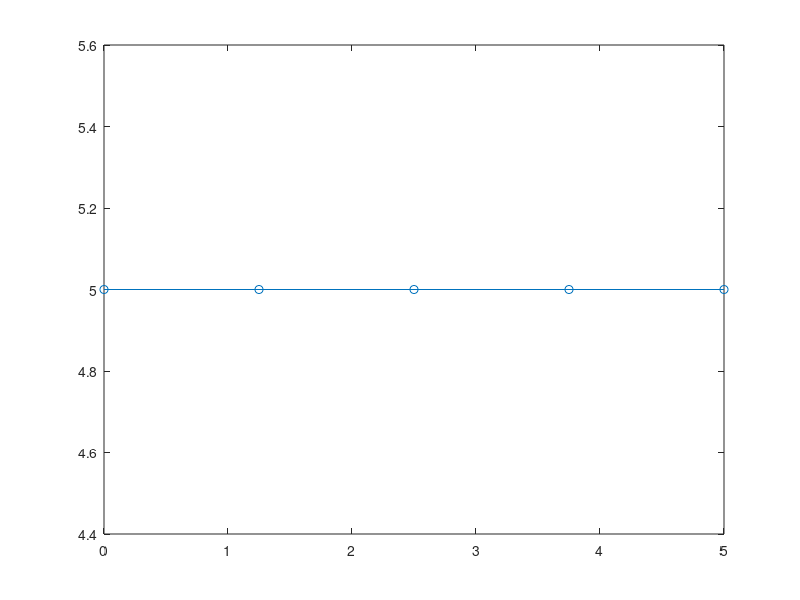
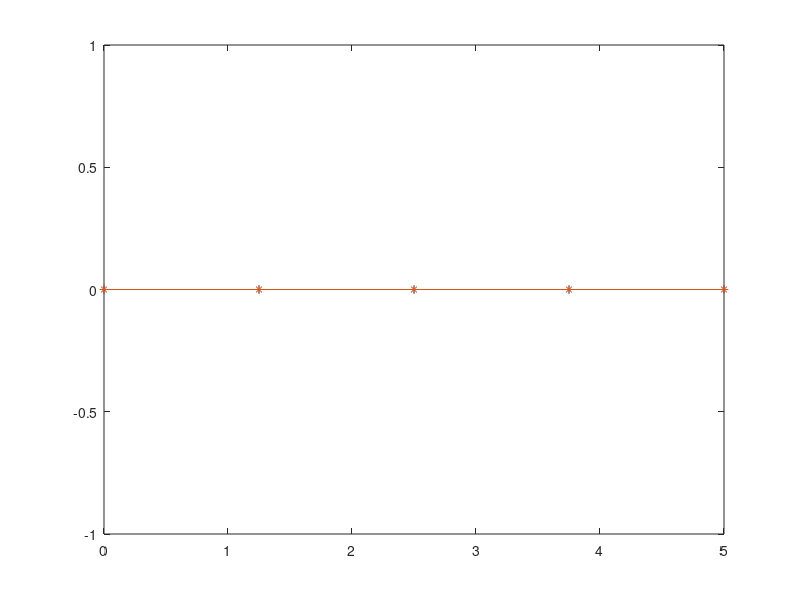

Reproduce these figures in MATLAB, in order.
%
% A function to generate a smooth beach profile on a uniform grid.  Takes
% the parameters interactively.  
%
function BeachGen
n=input('n=?'); L=input('L=?'); h0=input('h0?'); h1=input('h1?');
dx=L/(n-1); dh=h0-h1; x0=L/2; x=[0:n-1]*dx;
for i=1:n
    xbar=-1+((i-1)*dx/x0);
    h(i)=h0-.5*dh*(1+f(xbar));
    hx(i)=dh/x0*fx(xbar);
    hxx(i)=-dh/(2*x0^2)*fxx(xbar);
end
figure(1);clf;
plot(x,h,'-o');
figure(2); clf;
plot(x,hx,'-+',x,hxx,'-*');
%
% Save the bathymetry in an output file for OceanWave3D.
%
Header=['% Smooth beach with nx=',num2str(n),...
    ' Lx=',num2str(L),' h_0=',num2str(h0),' and h_1=',num2str(h1)];
fid = fopen(['beach_',num2str(n)],'wb'); % Open file
fprintf(fid,'%s\n',Header); % Write header
fprintf(fid,'%d\n',0);
for i=1:n
    fprintf(fid,'%16.6e%16.6e%16.6e%16.6e%16.6e\n',h(i),hx(i),hxx(i),0,0); 
end
fclose('all');
%
%
function z=f(x)
%
% Normalized smooth beach function on the interval -1:1
%
if x>=1
    z=1;
elseif x<=-1
    z=-1;
else
    z=tanh(sin(pi/2*x)/(1-x^2));
end
function z=fx(x)
%
% Normalized smooth beach function on the interval -1:1
%
if x>=1
    z=0;
elseif x<=-1
    z=0;
else
    z=sech(sin(pi*x/2)/(1-x^2))^2 ...
        *(pi*(-1+x^2)*cos(pi*x/2)-4*x*sin(pi*x/2))/(4*(-1+x^2)^2);
end

function z=fxx(x)
%
% Normalized smooth beach function on the interval -1:1
%
if x>=1
    z=0;
elseif x<=-1
    z=0;
else
    z=sech(sin(pi*x/2)/(1-x^2))^2*( ...
        2*pi*x*cos(pi*x/2)/(-1+x^2)^2 ...
        -8*x^2*sin(pi*x/2)/(-1+x^2)^3 + 2*sin(pi*x/2)/(-1+x^2)^2 ...
        +pi^2*sin(pi*x/2)/(-4+4*x^2) ...
        -(pi*(-1+x^2)*cos(pi*x/2)-4*x*sin(pi*x/2))^2*f(x) ...
        /(2*(-1+x^2)^4));
end

